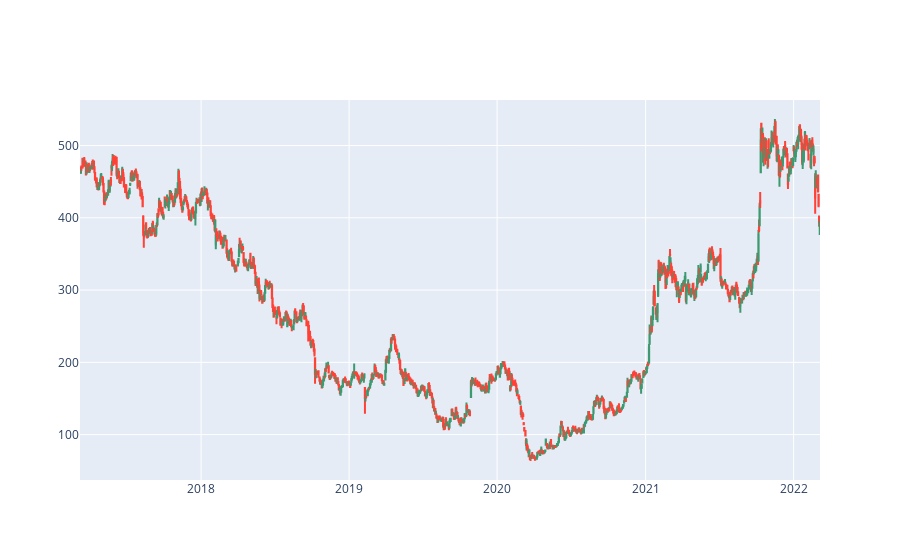

Notebook code for this chart:
### Markdown cell above
* > In following plot, I am removing all Sunday and Saturday. 
But still there are some other holidays so in next plot i will remove all holidays

### Code cell
fig = go.Figure(data = [go.Candlestick(x = tatamotors_5year.index, 
                open = tatamotors_5year['Open'],
                high = tatamotors_5year['High'],
                low = tatamotors_5year['Low'],
                close = tatamotors_5year['Close'])])
fig.update_layout(xaxis_rangeslider_visible = False, hovermode = 'x unified')

fig.update_xaxes(rangebreaks = [dict(bounds = ['sat', 'mon'])])

fig.show()

### Figure 1 — Plotly figure (JSON) as saved in the notebook; plotly's stock layout.template omitted (floating-point values rounded to 4 significant figures; data arrays with more than 128 entries replaced by an {"elided": "..."} marker saying what was removed)
{"data": [{"close": {"elided": "1236 float values"}, "high": {"elided": "1236 float values"}, "low": {"elided": "1236 float values"}, "open": {"elided": "1236 float values"}, "type": "candlestick", "x": {"elided": "1236 str values"}}], "layout": {"hovermode": "x unified", "xaxis": {"rangebreaks": [{"bounds": ["sat", "mon"]}], "rangeslider": {"visible": false}}}}
